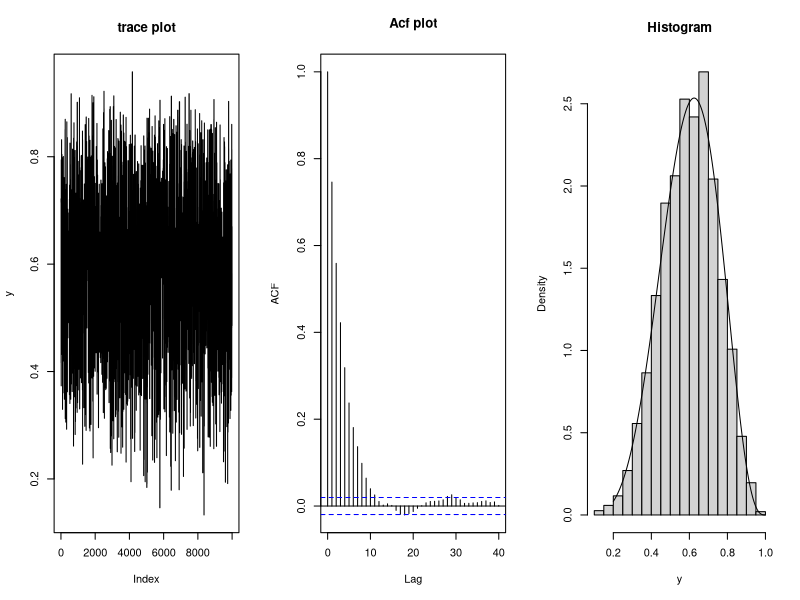
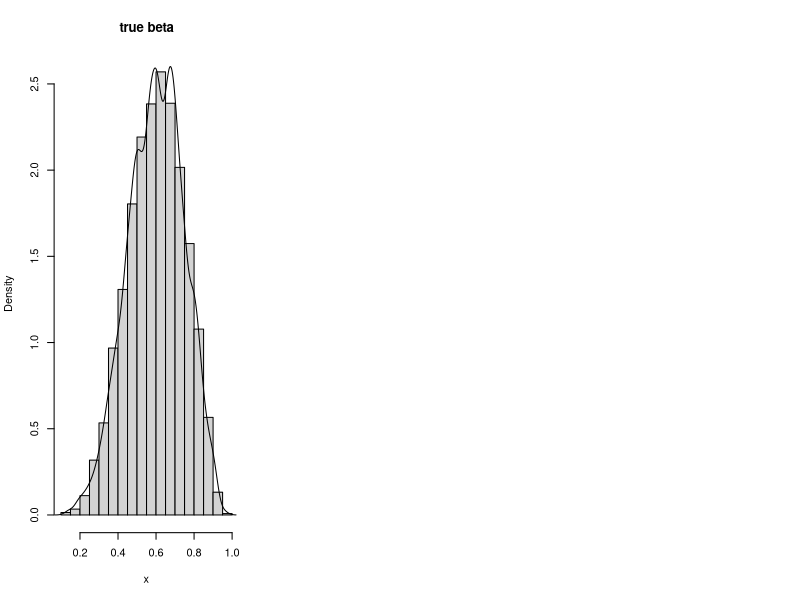
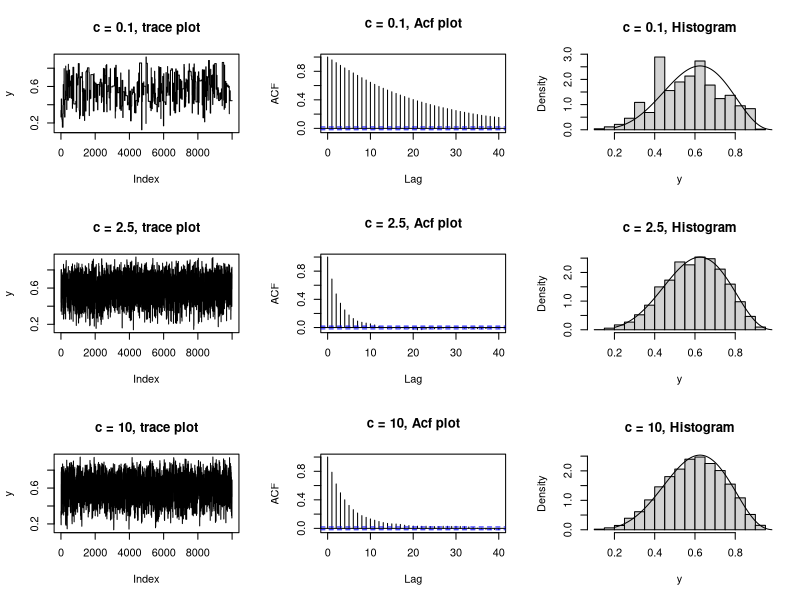
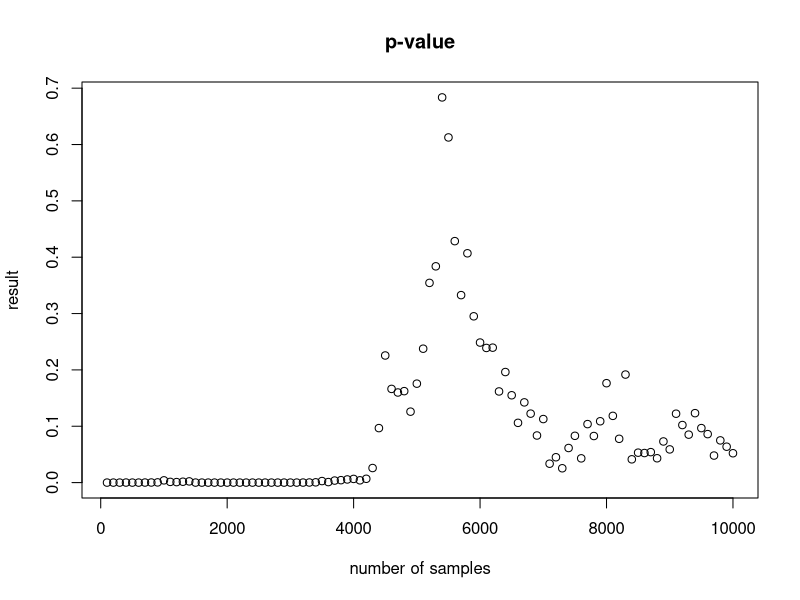

The R script that drew these images, in order:
## ---- chunk 1
Beta_MetropolisHastings = function(true_alpha, true_beta, c, iter){
  set.seed(1)
  # start value random from a uniform distribution
  start_value = runif(1); chain = rep(0, iter)
  # the proposal function given in the problem
  proposalfunction = function(c, phi_old){return(rbeta(1, c * phi_old, c * (1 - phi_old)))}
  for (i in 1 : iter){
    # generate a bata sample
    beta = proposalfunction(c, start_value)
    # compute the posterior and propsal value from generated beta
    post = dbeta(beta, true_alpha, true_beta) / dbeta(start_value, true_alpha, true_beta)
    proposal = dbeta(start_value, c * beta, c * (1 - beta)) / dbeta(beta, c * start_value, 
                                                                    c * (1 - start_value))
    # if it's in the accept field, add beta into chain, otherwise,
    # use the same value with last element
    if(runif(1) < min(1, post * proposal)){
      start_value = beta
    }
    chain[i] = start_value
  }
  return(chain)
}
## ---- chunk 2
set.seed(1)
true_alpha = 6; true_beta = 4; c = 1; iter = 10000
chain = Beta_MetropolisHastings(true_alpha = 6, true_beta = 4, c = 1, iter = 10000)
par(mfrow = c(1, 3))  #1 row, 3 columns
plot(chain, type = "l",main = "trace plot", ylab = "y")
acf(chain, main = "Acf plot")
hist(chain,freq = FALSE, main = "Histogram", xlab = "y")
grid = seq(0.2,1,length = 300)
beta_density = dbeta(grid, true_alpha, true_beta)
lines(grid,beta_density)
## ---- chunk 3
x = rbeta(iter, 6, 4)
hist(x, freq = FALSE, main = "true beta")
lines(density(chain))
ks.test(chain[-(1:5000)], x)
## ---- chunk 4
c1 = 0.1; c2 = 2.5; c3 = 10
chain1 = Beta_MetropolisHastings(true_alpha = 6, true_beta = 4, c = c1, iter = 10000)
chain2 = Beta_MetropolisHastings(true_alpha = 6, true_beta = 4, c = c2, iter = 10000)
chain3 = Beta_MetropolisHastings(true_alpha = 6, true_beta = 4, c = c3, iter = 10000)
grid = seq(0.2,1,length = 300)
beta_density = dbeta(grid, true_alpha, true_beta)

par(mfrow = c(3, 3))
plot(chain1, type = "l",main = "c = 0.1, trace plot", ylab = "y")
acf(chain1, main = "c = 0.1, Acf plot")
hist(chain1, freq = FALSE, main = "c = 0.1, Histogram", xlab = "y")
lines(grid, beta_density)
plot(chain2, type = "l",main = "c = 2.5, trace plot", ylab = "y")
acf(chain2, main = "c = 2.5, Acf plot")
hist(chain2, freq = FALSE, main = "c = 2.5, Histogram", xlab = "y")
lines(grid, beta_density)
plot(chain3, type = "l",main = "c = 10, trace plot", ylab = "y")
acf(chain3, main = "c = 10, Acf plot")
hist(chain3, freq = FALSE, main = "c = 10, Histogram", xlab = "y")
lines(grid, beta_density)
## ---- chunk 5
x = rbeta(iter, 6, 4); result = c()
par(mfrow = c(1, 1))
sample = Beta_MetropolisHastings(true_alpha = 6, true_beta = 4, c = 2.5, iter = 10000)
for(i in 1:100){
  result = c(result, ks.test(sample[1:(i*100)],x)$p.value)
}
plot((1:100)*100,result, main = "p-value", xlab = "number of samples")
